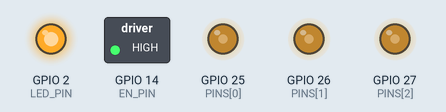
A sketch run on a simulated ESP32. On the bench: switched loads named in the sketch (green lamp = pin HIGH), output pins drawn as LEDs (lit = HIGH). What the sketch prints to the serial monitor is not drawn.

Above: at 0.16 s.
Timing chart, 0 to 1.7 s (numbered marks = the images above):
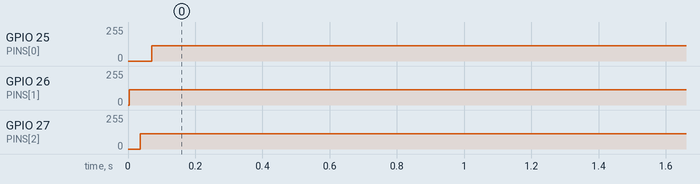

Measured:
- by itself, GPIO 25 (PINS[0]): 0/255 → 116/255 at 0.07 s
- by itself, GPIO 26 (PINS[1]): 0/255 → 116/255 at 0.00 s
- by itself, GPIO 27 (PINS[2]): 0/255 → 116/255 at 0.04 s

The sketch:

motor1306_sinus.ino
```cpp
// Проба драйвера на моторе квадрокоптера 1306 3000KV без SimpleFOC: три синуса со сдвигом 120° на IN1/IN2/IN3 (ШИМ 20 кГц).
// Обмотки ~0.1–0.2 Ом — амплитуда всего ~0.54 В из 12 (ток ~3–4 А), и через 15 с EN (nSLEEP) LOW — драйвер спит, мотор не греется.
#define EN_PIN 14
#define LED_PIN 2
const int PINS[3] = {25, 26, 27};
const float AMP = 0.045;        // доля от 12 В: 0.54 В (30.10: на 0.36 дёргался)
const float F_EL = 10.0;        // Гц электрических ≈ 1.4 об/с

void setup() {
  Serial.begin(115200);
  pinMode(EN_PIN, OUTPUT);
  pinMode(LED_PIN, OUTPUT);
  digitalWrite(EN_PIN, HIGH);
  digitalWrite(LED_PIN, HIGH);
  for (int i = 0; i < 3; i++) ledcAttach(PINS[i], 20000, 10);
  Serial.println("motor1_sinus");
}

void loop() {
  if (millis() > 15000) {                               // 15 с — и спать
    digitalWrite(EN_PIN, LOW);
    digitalWrite(LED_PIN, LOW);
    return;
  }
  float th = millis() / 1000.0 * 2 * PI * F_EL;
  for (int i = 0; i < 3; i++) {
    float d = 0.5 + AMP * sin(th - i * 2 * PI / 3);      // 0.5 ± 0.3
    ledcWrite(PINS[i], (uint32_t)(d * 1023));
  }
  static unsigned long tp = 0;
  if (millis() - tp > 1000) { tp = millis(); Serial.println("sinus"); }
}
```
